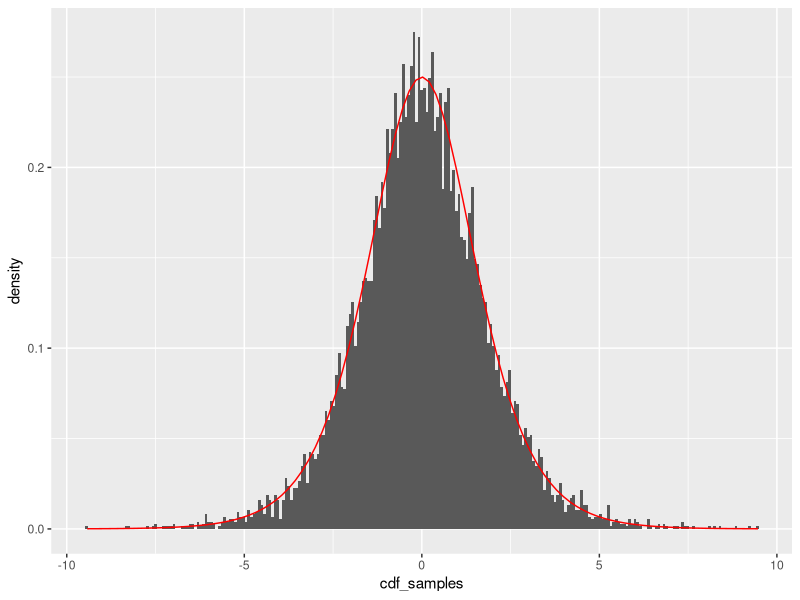
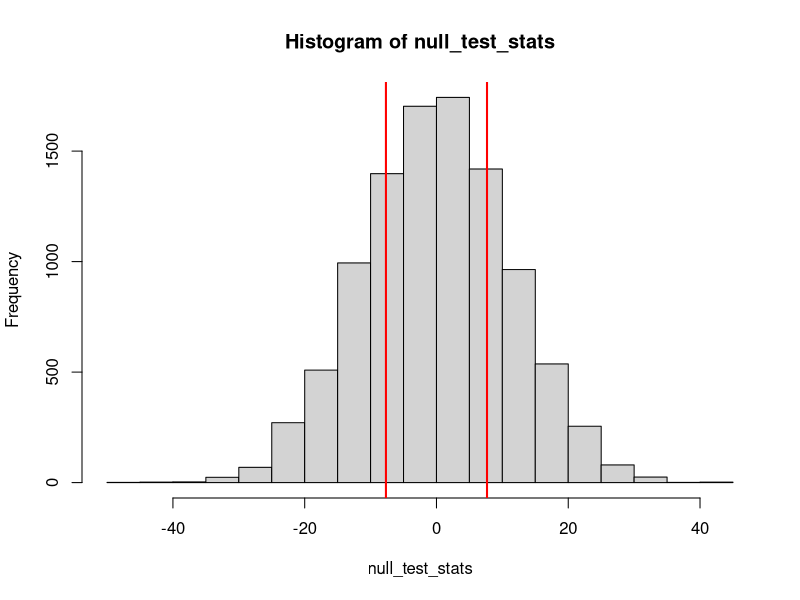
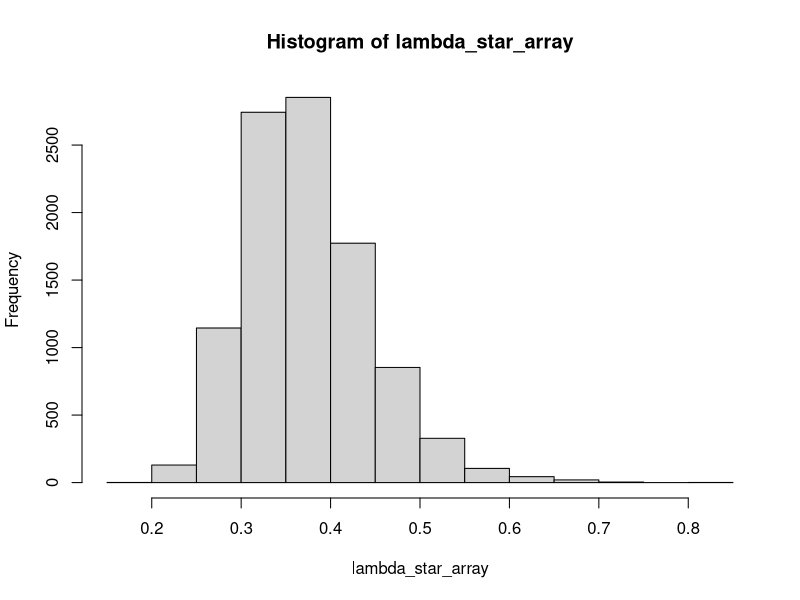
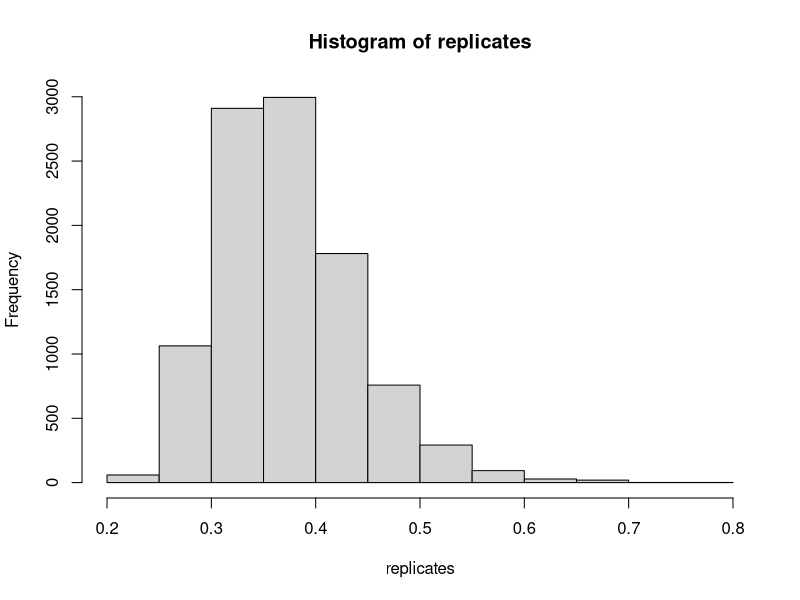
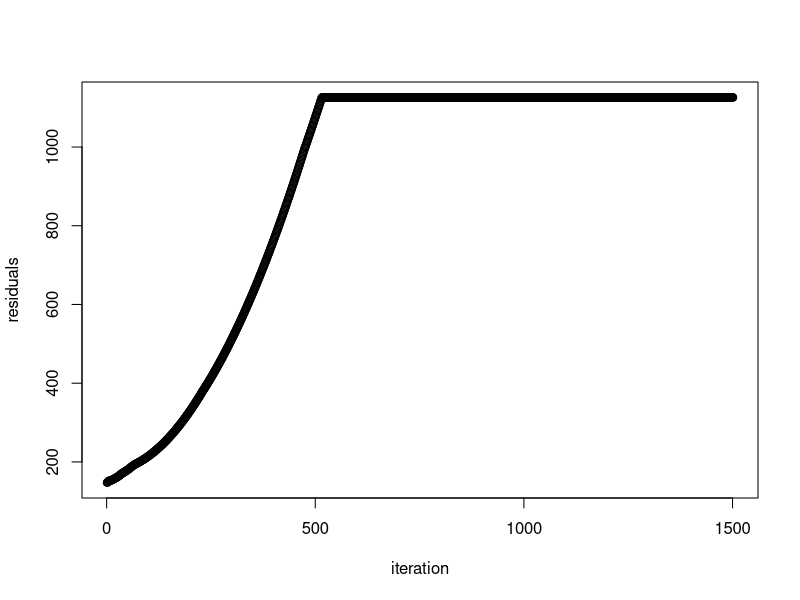
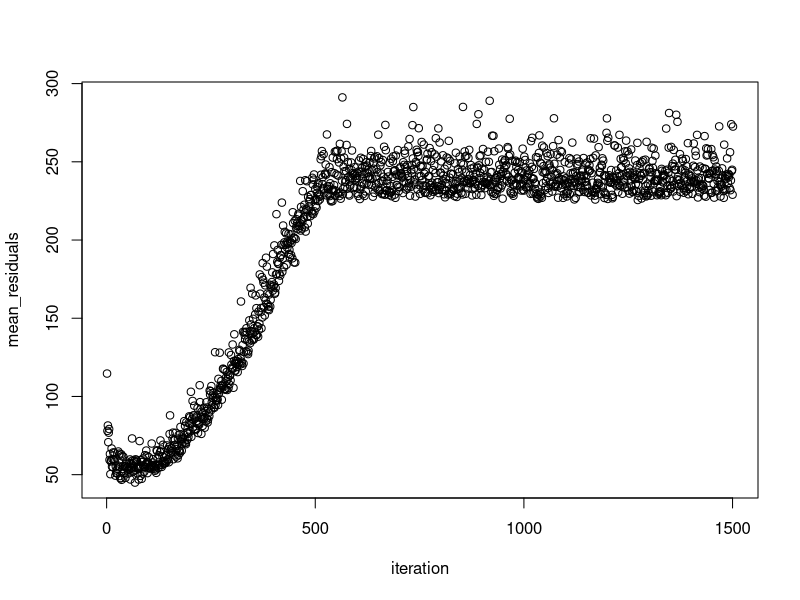

Write the R code that produced these figures, in order.
## ---- chunk 1
# This chunk is to ensure that your exam knits with
# the "same" randomness each time. Do not delete it.
set.seed(340);
## ---- chunk 2
Finv <- function( u ) {
  return(  -log( (1/u) - 1 )  )
}

#Test:
1/(1 + exp(-Finv(0.1)))
## ---- chunk 3
generate_RV <- function( n ) {
  inputs = runif(n = n, min = 0, max = 1)
  draws = rep(NA, n)
  for (i in 1:n) {
    draws[i] = Finv(inputs[i])
  }
  return(draws)
}
## ---- chunk 4
RVdensity <- function( t ) {
  return(   exp(-t)/( (1 + exp(-t))^2 )   )
}
## ---- chunk 5
library(ggplot2)

n = 10000
inputs = runif(n = n, min = 0, max = 1)
cdf_samples = generate_RV(n)

df = data.frame(inputs = inputs, cdf_samples = cdf_samples)
ggplot(data = df) + 
  geom_histogram(aes(x = cdf_samples, y = ..density..), binwidth = 0.075) + 
  stat_function(fun = RVdensity, aes(x = inputs), color = "red")
## ---- chunk 6
tabby <- c( 29.13, 99.18,  73.67, 115.76,  0.00,   0.00,  86.82,
            34.70,  0.00,   0.00,   0.00,  0.00,   0.00,   0.00,
            97.11,  0.00,  79.97,   0.00, 15.36, 102.44, 120.90,
            91.53, 67.94, 124.55, 111.31,  0.00,  81.87,   0.00,
            73.56, 38.10, 120.52,   0.00 );
calico <- c(  0.00,   0.00,   0.00,   0.00, 78.31,   0.00,  58.48,
             88.89,   0.00,  27.44,  91.21, 75.59,  87.70,  80.67,
             70.83,   0.00,   0.00,  43.71, 91.69,  45.74,  33.95,
             16.94, 107.08,   0.00,  81.30, 47.56,  27.00,   0.00 );
## ---- chunk 7
catamaran_teststat <- function(tabby, calico) {
  return( mean(tabby) - mean(calico) )
}
## ---- chunk 8
observed_test_stat = catamaran_teststat(tabby, calico)
observed_test_stat

permute_and_get_one_null_test_stat = function(tabby, calico) {
  pooled_data = c(tabby, calico)
  n_tabby = length(tabby)
  n_calico = length(calico)

  shuffled_data = sample(pooled_data, size=(n_tabby+n_calico), replace=FALSE)
  shuffled_tabby = shuffled_data[1:n_tabby]
  shuffled_calico = shuffled_data[(n_tabby+1):(n_tabby+n_calico)]
  
  return(catamaran_teststat(shuffled_tabby, shuffled_calico))
}

NMC = 10000
null_test_stats = rep(NA, NMC)
for (i in 1:NMC) {
  null_test_stats[i] = permute_and_get_one_null_test_stat(tabby, calico)
}

hist(null_test_stats)
abline(v=observed_test_stat, lwd=2, col='red')
abline(v=-observed_test_stat, lwd=2, col='red')


p_value = (sum(null_test_stats <= -abs(observed_test_stat)) + sum(null_test_stats >= abs(observed_test_stat)))/NMC
p_value
## ---- chunk 9
gpig_lm <- lm(len ~ 1 + supp + dose, data = ToothGrowth)
## ---- chunk 10
summary(gpig_lm)
## ---- chunk 11
#TODO: replace NA below with something more appropriate
gpig_inter_lm <- lm(len ~ 1 + supp + dose + dose:supp, data = ToothGrowth)
## ---- chunk 12
confint(gpig_inter_lm, level = .95)
summary(gpig_inter_lm)
## ---- chunk 13
K = 5

n <- nrow(ToothGrowth)
Kfolds <- split( sample(1:n, n ,replace=FALSE), as.factor(1:K));

residuals_linear = rep(NA, K)
residuals_interaction = rep(NA, K)

for (k in 1:K) {
  # For some reason requires double brackets
  curr_K = Kfolds[[k]]
  
  train_data <- ToothGrowth[-curr_K,]; # Everything besides the k-th fold
  leftout <- ToothGrowth[curr_K,]; # The k-th fold
  
  linear_model <- lm(len ~ 1 + supp + dose, data = ToothGrowth)
  linear_prediction <- predict( linear_model, leftout );
  residuals_linear[k] = sum((linear_prediction - leftout$len)^2)
  
  interaction_model = lm(len ~ 1 + supp + dose + dose:supp, data = ToothGrowth)
  interaction_prediction <- predict( interaction_model, leftout );
  residuals_interaction[k] = sum((interaction_prediction - leftout$len)^2)
}

mean(residuals_linear)
mean(residuals_interaction)
## ---- chunk 14
x <- c( -0.64, -0.44, 1.48, 3.05, 1.94, 1.37, 1.40, 1.00, -0.22,
        0.73, -0.95, 0.44, -1.97, 1.36, -0.51, 3.05, 2.10, 0.37,
        -2.29, 1.86, 1.57, 1.40, -0.03, -0.18, -0.63, 1.78, 1.26,
        1.58, 1.74, 4.20 );
y <- c( 0, 0, 1, 1, 1, 0, 1, 0, 0, 1, 0, 1, 0, 0, 0,
        1, 1, 0, 0, 0, 1, 1, 0, 0, 0, 1, 0, 1, 1, 1 );
diabetes_fictionalized <- data.frame(X=x, Y=y)
## ---- chunk 15
#TODO: replace NA with something sensible.
diabetes_lr <- glm( Y ~ 1 + X, data=diabetes_fictionalized, family="binomial");
## ---- chunk 16
summary(diabetes_lr)
confint(diabetes_lr, level = .95)
## ---- chunk 17
p7_data <- c( 4.65, 4.02, 0.40, 0.34, 4.42, 0.32, 2.80, 1.76, 1.22,
              5.97, 6.66, 4.09, 0.61, 1.94, 4.70, 10.9, 0.25, 5.09,
              0.14, 2.49, 0.69, 3.09, 1.04, 3.75, 0.27, 4.83, 4.78,
              0.071, 0.28, 1.04 );
## ---- chunk 18
lambda_hat = 1/mean(p7_data)

n = length(p7_data)
NMC = 10000
lambda_star_array = rep(NA, NMC)
for (i in 1:NMC) {
  data_star = rexp(n = n, rate = lambda_hat)
  lambda_star_array[i] = 1/mean(data_star)
}

hist(lambda_star_array)

alpha = .05
lowerBound = alpha/2
upperBound = 1 - (alpha/2)

quantile(lambda_star_array, c(lowerBound, upperBound))
## ---- chunk 19
lambda_hat = 1/mean(p7_data)
n = length(p7_data)

# Not sure how to get the right variance here...
# The variance of lambda_hat is not going to be the variance of the data
#     lambda_hat is 1/mean(data) so maybe do 1/var(data)??
var2hat = 1/var(p7_data)

alpha = .05
zstar = abs(qnorm(alpha/2))

lowerBound = lambda_hat - zstar*sqrt(var2hat/n)
upperBound = lambda_hat + zstar*sqrt(var2hat/n)

CI = c(lowerBound, upperBound)
CI

# zstar*sqrt(var2hat/n)
# should be around .135 to match the simulation and bootstrap's margins of error
## ---- chunk 20
lambda_hat = 1/mean(p7_data)
n = length(p7_data)

B <- 10000; # Number of bootstrap replicates.
replicates <- rep(NA,B); # We'll store
for( i in 1:B ) {
  # Sample WITH REPLACEMENT from the data sample itself.
  resample <- sample(p7_data, n, replace=TRUE);
  replicates[i] <- 1/mean(resample);
}

hist(replicates)

alpha = .05
lowerBound = alpha/2
upperBound = 1 - (alpha/2)

quantile(replicates, c(lowerBound, upperBound))
## ---- chunk 21
NMC = 10^4

Y_greater_than_X = rep(NA, NMC)
for (i in 1:NMC) {
  X = rnorm(n = 1, mean = 1, sd = sqrt(3))
  Y = rpois(n = 1, lambda = 2)
  if (Y > X) {
    Y_greater_than_X[i] = 1
  } else {
    Y_greater_than_X[i] = 0
  }
}

mean(Y_greater_than_X)
## ---- chunk 22
p_hat = mean(Y_greater_than_X)
n = length(Y_greater_than_X)
# Not sure what the variance is is the variance of the p_hat distribution is just equal to the variance of the Bernouli distribution divided by n? Not sure what else it could be

var2hat = var(Y_greater_than_X)

alpha = .05
zstar = abs(qnorm(alpha/2))

lowerBound = p_hat - zstar*sqrt(var2hat/n)
upperBound = p_hat + zstar*sqrt(var2hat/n)

CI = c(lowerBound, upperBound)
CI
## ---- chunk 23
simple_linear = lm(mpg ~ 1 + disp, data = mtcars)
predict(simple_linear, data.frame(disp = mean(mtcars$disp)))
mean(mtcars$mpg)

simple_linear = lm(len ~ 1 + dose, data = ToothGrowth)
predict(simple_linear, data.frame(dose = mean(ToothGrowth$dose)))
mean(ToothGrowth$len)
## ---- chunk 24
X = rnorm(n = 200, mean = 1, sd = sqrt(2))
Y = rnorm(n = 200, mean = 0, sd = sqrt(1/2))
simple_linear = lm(Y ~ 1 + X)
summary(simple_linear)
## ---- chunk 25
library(glmnet)
lambda_vals = seq(from=0, to=15, by = (.01))
n <- nrow(mtcars)
y_mtc <- mtcars[,1]
x_mtc <- mtcars[, -c(1)]

iteration = rep(NA, length(lambda_vals))
residuals = rep(NA, length(lambda_vals))
for (i in 1:length(lambda_vals)) {
  mtc_lasso_lambda <- glmnet(as.matrix(x_mtc), y_mtc, alpha = 1, lambda=lambda_vals[i]);
  prediction <- predict(mtc_lasso_lambda, as.matrix(x_mtc))
  iteration[i] = i
  residuals[i] = sum((prediction - y_mtc)^2)

}

plot(iteration, residuals)
## ---- chunk 26
library(glmnet)
lambda_vals = seq(from=0, to=15, by = (0.01))
K = 5
n <- nrow(mtcars)

iteration = rep(NA, length(lambda_vals))
mean_residuals = rep(NA, length(lambda_vals))
for (i in 1:length(lambda_vals)) {
  residuals = rep(NA, K)
  Kfolds = split( sample(1:n, n ,replace=FALSE), as.factor(1:K) )
  
  for (k in 1:K) {
    # For some reason requires double brackets
    curr_K = Kfolds[[k]]
    
    train_data <- mtcars[-curr_K,]; # Everything besides the k-th fold
    y_train = train_data[, 1]
    x_train = train_data[, -c(1)]
    
    leftout <- mtcars[curr_K,]; # The k-th fold
    y_leftout = leftout[, 1]
    x_leftout = leftout[, -c(1)]
    
    mtc_lasso_lambda <- glmnet(as.matrix(x_train), y_train, alpha = 1, lambda=lambda_vals[i]);
    prediction <- predict(mtc_lasso_lambda, as.matrix(x_leftout))
    residuals[k] = sum((prediction - y_leftout)^2)
  }
  mean_residuals[i] = mean(residuals)
  iteration[i] = i
}

plot(iteration, mean_residuals)
